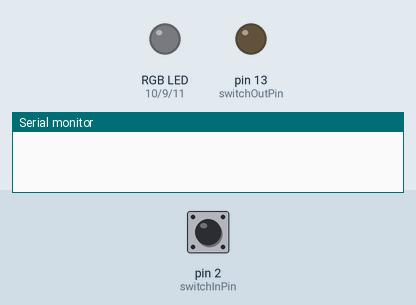
A sketch run on a simulated Arduino Uno, built with avr-gcc and run on an emulated ATmega328P. On the bench: an RGB LED mixed from three pins (HIGH = lit), output pins drawn as LEDs (lit = HIGH), the last lines printed to the serial monitor. The inputs (shaded band) are chosen by the test bench; at power-on: pin 2 (switchInPin) LOW. Dim RGB values are drawn brighter than linear.

Above: at 1.2 s.
1.3 s: pin 2 (switchInPin) pulled HIGH for 0.15 s
At 2.95 s:
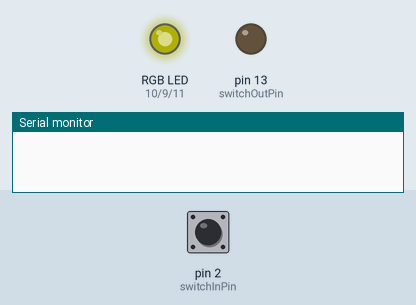
At 10.0 s:
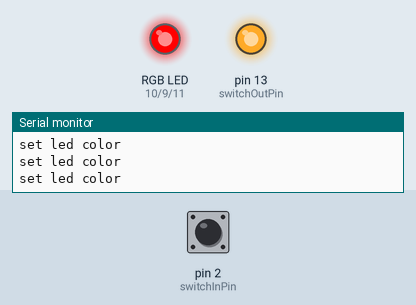
10.3 s: pin 2 (switchInPin) pulled HIGH for 1 s
At 12.38 s:
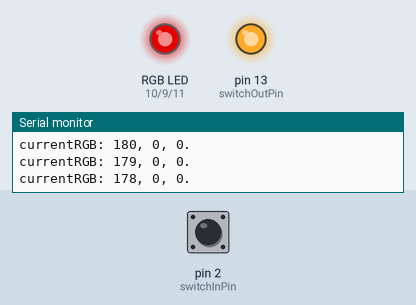
Timing chart, 0 to 18.4 s (numbered marks = the images above; inputs shaded):
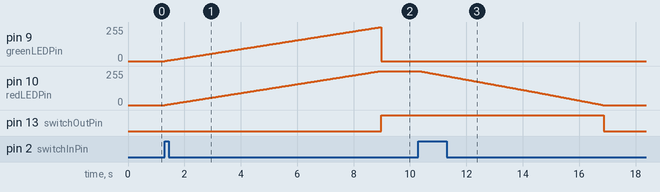

The sketch:

switchNLEDTest.ino
```cpp
/* switch

   Each time the input pin goes from LOW to HIGH (e.g. because of a push-button
   press), the output pin is toggled from LOW to HIGH or HIGH to LOW.  There's
   a minimum delay between toggles to debounce the circuit (i.e. to ignore
   noise).

   RGB Led
*/

int switchInPin = 2;         // the number of the input pin
int switchOutPin = 13;       // the number of the output pin

int switchState = LOW;      // the current state of the output pin
int readingSwitch;           // the current reading from the input pin
int previousSwitch = LOW;    // the previous reading from the input pin

// the follow variables are long's because the time, measured in miliseconds,
// will quickly become a bigger number than can be stored in an int.
long time = 0;         // the last time the output pin was toggled
long debounce = 200;   // the debounce time, increase if the output flickers

//the RGB LED
const int greenLEDPin = 9;    // LED connected to digital pin 9
const int redLEDPin = 10;     // LED connected to digital pin 10
const int blueLEDPin = 11;    // LED connected to digital pin 11
int redValue = 0; // value to write to the red LED
int greenValue = 0; // value to write to the green LED
int blueValue = 0; // value to write to the blue LED

int currentColor[] = {0, 0, 0};
bool turnOff = false;
bool turnOn = false;
int beginColor[]  = {255, 255, 0}; //the color when you turn on the led

void setup()
{
  Serial.begin(9600);
  pinMode(switchInPin, INPUT);
  pinMode(switchOutPin, OUTPUT); //for the red Led

  // set the digital pins as outputs - RGB LED
  pinMode(greenLEDPin, OUTPUT);
  pinMode(redLEDPin, OUTPUT);
  pinMode(blueLEDPin, OUTPUT);

}

void loop()
{
  readingSwitch = digitalRead(switchInPin);

  // if the input just went from LOW and HIGH and we've waited long enough
  // to ignore any noise on the circuit, toggle the output pin and remember
  // the time
  if (readingSwitch == HIGH && previousSwitch == LOW && millis() - time > debounce) {
    if (switchState == HIGH) {
      switchState = LOW;
      //setLEDColor(0, 0, 0);
      turnOff = true;
      turnOn = false;
    } else {
      switchState = HIGH;
      //setLEDColor(0, 0, 255);
      turnOn = true;
      turnOff = false;
    }
    time = millis();
  }

  if (turnOff == true) {
    Serial.println("start turnning off");
    turnOffLED(currentColor);
    Serial.println("turn off finished");
    turnOff = false;
  }
  if (turnOn == true){
    turnOnLED(beginColor);
    turnOn = false;
    //Serial.println(turnOn);
  }
  if(switchState == HIGH && turnOn == false){
    Serial.println("set led color");
    setLEDColor(255,0,0);
  }

  digitalWrite(switchOutPin, switchState);

  previousSwitch = readingSwitch;
}
```

setLEDColor.ino
```cpp
void setLEDColor(int red, int green, int blue) {
  analogWrite(redLEDPin, red);
  analogWrite(greenLEDPin, green);
  analogWrite(blueLEDPin, blue);

  //update the current color
  currentColor[0] = red;
  currentColor[1] = green;
  currentColor[2] = blue;
}
```

turnOnNOffLED.ino
```cpp
//turnoff the led in a fading way
void turnOffLED(int currentColor[3]) {
  bool finish = false;
  while (currentColor[0] >= 0 && currentColor[1] >= 0 && currentColor[2] >= 0 && !finish) {

    //if the value is bigger than 0, decrease the value
    for (int i = 0; i < 3; i++) {
      if (currentColor[i] > 0) {
        currentColor[i]--;
      }
      if (currentColor[i] == 0) {
        currentColor[i] = 0;
      }
    }
    setLEDColor(currentColor[0], currentColor[1], currentColor[2]);

    Serial.print("currentRGB: ");
    Serial.print(currentColor[0]);
    Serial.print(", ");
    Serial.print(currentColor[1]);
    Serial.print(", ");
    Serial.print(currentColor[2]);
    Serial.println(". ");


    //finish "fading" turn off
    if (currentColor[0] == 0 && currentColor[1] == 0 && currentColor[2] == 0) {
      finish = true;
    }
    // wait for 10 milliseconds to see the dimming effect
    delay(10);
  }
}

void turnOnLED(int beginColor[3]) {
  bool finish = false;
  while (currentColor[0] <= beginColor[0] && currentColor[1] <= beginColor[1] && currentColor[2] <= beginColor[2] && !finish) {
    //if the value is smaller than the color, increase the value
    //if the value reaches the color, keep the red/blue/green value and wait for others.
    //问题:这样不是同步加value了,可以map fadeValue in a certain points
    for (int i = 0; i < 3; i++) {
      if (currentColor[i] < beginColor[i]) {
        currentColor[i]++;
      }
      if (currentColor[i] == beginColor[i]) {
        currentColor[i] = beginColor[i];
      }

      setLEDColor(currentColor[0], currentColor[1], currentColor[2]);
      //finish "fading" turn off
      if (currentColor[0] == beginColor[0] && currentColor[1] == beginColor[1] && currentColor[2] == beginColor[2]) {
        finish = true;
      }
      // wait for 10 milliseconds to see the dimming effect
      delay(10);
    }
  }
}
```

Measured:
- after the input at 1.3 s, pin 9 (greenLEDPin): rises from 0/255 to 255/255 in 7.6 s, then falls to 0/255 in 0.02 s; pin 10 (redLEDPin): moves from 0/255 to 255/255 over 7.6 s, starting at once; pin 13 (switchOutPin): LOW → HIGH after 7.7 s
- after the input at 10.3 s, pin 10 (redLEDPin): moves from 255/255 to 0/255 over 6.5 s, starting at once; pin 13 (switchOutPin): HIGH → LOW after 6.6 s
